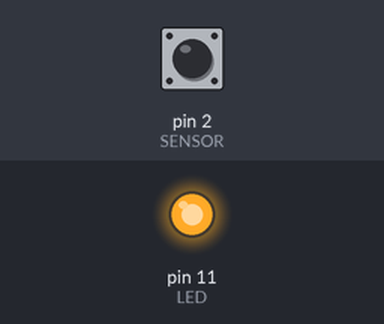
The sketch below on a simulated Arduino Uno, built with avr-gcc and run on an emulated ATmega328P. Shown: output pins drawn as LEDs (lit = HIGH). The inputs (shaded band) are chosen by the test bench; at power-on: pin 2 (SENSOR) HIGH. Pins used as bus, display or sensor lines are not drawn; what the sketch prints to the serial monitor is not drawn.

Above: at 1.2 s.
1.3 s: pin 2 (SENSOR) pulsed LOW 2 times (0.12 s each, 0.3 s apart)
At 3.0 s:
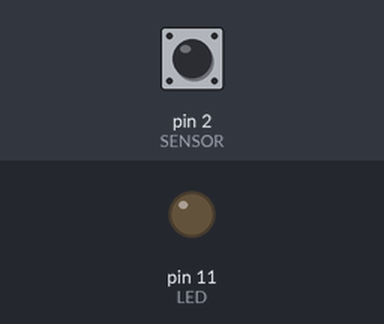
3.4 s: pin 2 (SENSOR) driven LOW
At 4.6 s:
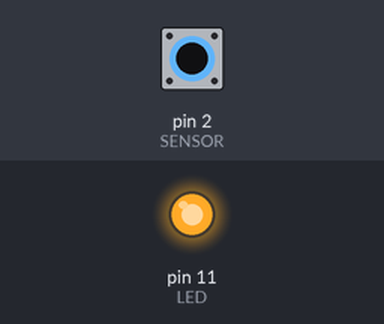
4.9 s: pin 2 (SENSOR) driven HIGH
At 5.9 s:
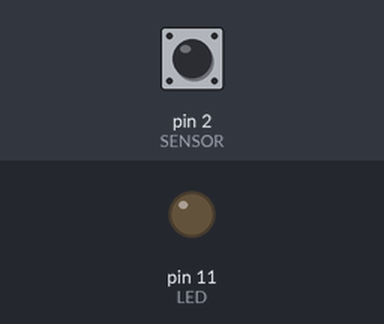
Timing chart, 0 to 7.9 s (numbered marks = the images above; inputs shaded):
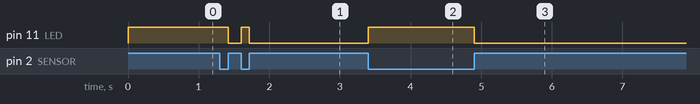

Measured:
- after the input at 1.3 s, pin 11 (LED): HIGH → LOW after 0.12 s, → HIGH 0.18 s later, → LOW 0.12 s later
- after the input at 3.4 s, pin 11 (LED): LOW → HIGH at once
- after the input at 4.9 s, pin 11 (LED): HIGH → LOW at once

The sketch:

measurer.ino
```cpp
#define SENSOR 2
#define LED 11
#define RESET A2
#define CUMULATIVE_TIME  300000; // 5 * 60 * 1000
#define CURRENT_TIME 10000;  // 10 * 1000
#define BOOT_TIME 1800000; // 30 * 60 * 1000

volatile boolean lock = true;
volatile unsigned int counter = 0;
volatile unsigned int interval;
volatile unsigned long previous = millis();
unsigned long cumulative_timer;
unsigned long current_timer;
unsigned long boot_timer;

void event()
{
  if (!digitalRead(SENSOR)) {
    if (!lock) {
      lock = true;
      digitalWrite(LED, HIGH);
      counter++;
      interval = millis() - previous;
      previous = millis();
      delayMicroseconds(15000);
    }
  } else {
    digitalWrite(LED, LOW);
    lock = false;
    delayMicroseconds(15000);
  }
}

void setup()
{
  Serial.begin(9600);
  pinMode(SENSOR, INPUT);
  pinMode(LED, OUTPUT);
  pinMode(RESET, OUTPUT);
  digitalWrite(RESET, HIGH);
  cumulative_timer = millis() + CUMULATIVE_TIME;
  current_timer = millis() + CURRENT_TIME;
  boot_timer = millis() + BOOT_TIME;
  digitalWrite(LED, HIGH);
  attachInterrupt(0, event, CHANGE);
}

void loop()
{
  if (millis() > cumulative_timer) {
    cumulative_timer = millis() + CUMULATIVE_TIME;
    Serial.print("cumulative=");
    Serial.println(counter);
    counter = 0;
  }

  if (millis() > current_timer) {
    current_timer = millis() + CURRENT_TIME;
    Serial.print("current=");
    Serial.println(interval);
  }

  /*if (millis() > boot_timer) {
    boot_timer = millis() + BOOT_TIME;
    digitalWrite(RESET, LOW);
    delay(300);
    digitalWrite(RESET, HIGH);
    delay(5000);
    Serial.print("$$$");
    delay(300);
    Serial.print("reboot\r");
    delay(5000);
    Serial.print("$$$");
    delay(300);
    Serial.print("load default\r");
    Serial.print("save\r");
    Serial.print("reboot\r");
  }*/
}
```
